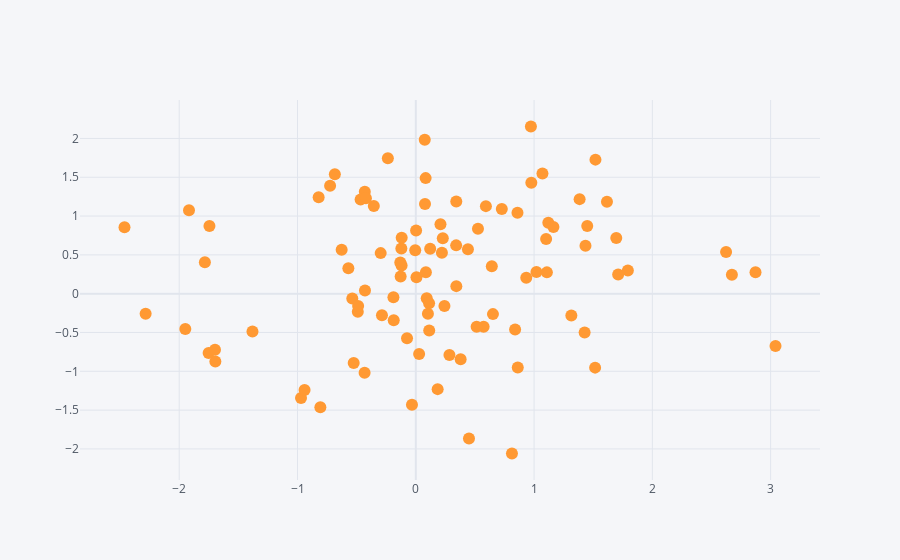

The notebook cell this image was saved under:
### Code cell
dataframe.iplot(kind='scatter', x='a',y='b',mode='markers')
